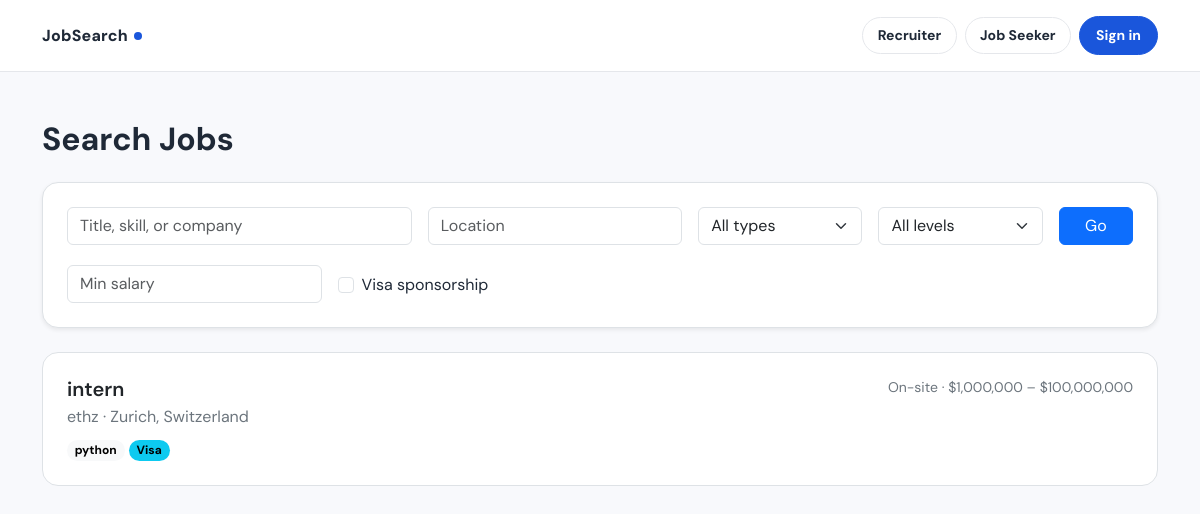
Screenshot of /jobs/ with the database file from the repository.
### jobs/models.py (models this page shows, shortened)
class JobPosting(models.Model):
    class JobType(models.TextChoices):
        REMOTE = "remote", "Remote"
        ONSITE = "onsite", "On-site"
        HYBRID = "hybrid", "Hybrid"
    class ExperienceLevel(models.TextChoices):
        ENTRY = "entry", "Entry Level"
        MID = "mid", "Mid Level"
        SENIOR = "senior", "Senior Level"
        INTERN = "intern", "Internship"
    recruiter = models.ForeignKey(
        CustomUser, on_delete=models.CASCADE, related_name="job_postings"
    )
    title = models.CharField(max_length=200)
    company = models.CharField(max_length=200)
    description = models.TextField()
    skills = models.TextField(blank=True, help_text="Comma-separated skills")
    location = models.CharField(max_length=200, blank=True)
    latitude = models.FloatField(null=True, blank=True)
    longitude = models.FloatField(null=True, blank=True)
    job_type = models.CharField(
        max_length=20, choices=JobType.choices, default=JobType.ONSITE
    )
    experience_level = models.CharField(
        max_length=20, choices=ExperienceLevel.choices, default=ExperienceLevel.ENTRY
    )
    salary_min = models.PositiveIntegerField(null=True, blank=True)
    salary_max = models.PositiveIntegerField(null=True, blank=True)
    visa_sponsorship = models.BooleanField(default=False)
    is_active = models.BooleanField(default=True)
    created_at = models.DateTimeField(auto_now_add=True)
    updated_at = models.DateTimeField(auto_now=True)
    class Meta:
        ordering = ["-created_at"]
    def skills_list(self):
        return [s.strip() for s in self.skills.split(",") if s.strip()]
    def salary_display(self):
        if self.salary_min and self.salary_max:
            return f"${self.salary_min:,} – ${self.salary_max:,}"
        elif self.salary_min:
            return f"From ${self.salary_min:,}"
        elif self.salary_max:
            return f"Up to ${self.salary_max:,}"
        return "Not specified"

### jobs/views.py (the view)
# urls.py: path("jobs/", views.job_list, name="job_list"),
def job_list(request):
    jobs = JobPosting.objects.filter(is_active=True)
    q = request.GET.get("q", "").strip()
    location = request.GET.get("location", "").strip()
    job_type = request.GET.get("job_type", "")
    experience = request.GET.get("experience", "")
    visa = request.GET.get("visa", "")
    salary_min = request.GET.get("salary_min", "")
    if q:
        jobs = jobs.filter(Q(title__icontains=q) | Q(skills__icontains=q) | Q(company__icontains=q))
    if location:
        jobs = jobs.filter(location__icontains=location)
    if job_type:
        jobs = jobs.filter(job_type=job_type)
    if experience:
        jobs = jobs.filter(experience_level=experience)
    if visa:
        jobs = jobs.filter(visa_sponsorship=True)
    if salary_min:
        try:
            jobs = jobs.filter(salary_max__gte=int(salary_min))
        except ValueError:
            pass
    return render(request, "jobs/job_list.html", {
        "jobs": jobs, "q": q, "location": location, "job_type": job_type,
        "experience": experience, "visa": visa, "salary_min": salary_min,
        "job_type_choices": JobPosting.JobType.choices,
        "experience_choices": JobPosting.ExperienceLevel.choices,
    })

### jobs/templates/jobs/job_list.html (shortened to what this page needs)
{% extends "jobs/base.html" %}
{% block content %}
<div class="container py-5">
  <h2 class="fw-bold mb-4">Search Jobs</h2>
  <form method="get" class="bg-white p-4 rounded-4 border shadow-sm mb-4">
    <div class="row g-3">
      <div class="col-md-4">
        <input class="form-control" name="q" value="{{ q }}" placeholder="Title, skill, or company">
      </div>
      <div class="col-md-3">
        <input class="form-control" name="location" value="{{ location }}" placeholder="Location">
      </div>
      <div class="col-md-2">
        <select class="form-select" name="job_type">
          <option value="">All types</option>
        </select>
      </div>
      <div class="col-md-2">
        <select class="form-select" name="experience">
          <option value="">All levels</option>
        </select>
      </div>
      <div class="col-md-1 d-grid">
        <button class="btn btn-primary" type="submit">Go</button>
      </div>
    </div>
    <div class="row g-3 mt-1">
      <div class="col-md-3">
        <input class="form-control" name="salary_min" value="{{ salary_min }}" placeholder="Min salary">
      </div>
      <div class="col-md-3">
        <div class="form-check mt-2">
          <input class="form-check-input" type="checkbox" name="visa" value="1" id="visa" {% if visa %}checked{% endif %}>
          <label class="form-check-label" for="visa">Visa sponsorship</label>
        </div>
      </div>
    </div>
  </form>
  {% if jobs %}
    {% for job in jobs %}
    <a href="{% url 'job_detail' job.pk %}" class="text-decoration-none text-dark">
      <div class="bg-white rounded-4 p-4 border card-hover mb-3">
        <div class="d-flex justify-content-between align-items-start">
          <div>
            <h5 class="fw-semibold mb-1">{{ job.title }}</h5>
            <div class="text-secondary">{{ job.company }} · {{ job.location|default:"Location not specified" }}</div>
          </div>
          <div class="text-end text-secondary small">
            {{ job.get_job_type_display }} · {{ job.salary_display }}
          </div>
        </div>
        <div class="mt-2">
          {% for skill in job.skills_list %}
            <span class="badge rounded-pill text-bg-light">{{ skill }}</span>
          {% endfor %}
          {% if job.visa_sponsorship %}
            <span class="badge rounded-pill text-bg-info">Visa</span>
          {% endif %}
        </div>
      </div>
    </a>
    {% endfor %}
  {% else %}
    <p class="text-secondary">No jobs found matching your criteria.</p>
  {% endif %}
</div>
{% endblock %}

### jobs/templates/jobs/base.html (style rules this page uses)
:root { --brand: #1a56db; --brand-light: #e8effc; --brand-dark: #0f3a94; --surface: #f8f9fc; --card: #ffffff; --border: #e5e7eb; --text: #1f2937; --text-muted: #6b7280; --success: #059669; --danger: #dc2626; --warning: #d97706; --info: #0891b2; --shadow-sm: 0 1px 2px rgba(0,0,0,.05); --shadow-md: 0 8px 24px rgba(17,24,39,.08); }
body { font-family: "DM Sans", system-ui, -apple-system, Segoe UI, Roboto, Arial, sans-serif; background: var(--surface); color: var(--text); }

### rows the page displays
JobPosting: title "intern", company "ethz", location "Zurich, Switzerland", job_type "On-site", salary_display "$1,000,000 – $100,000,000", skills_list "python", visa_sponsorship "Visa"
